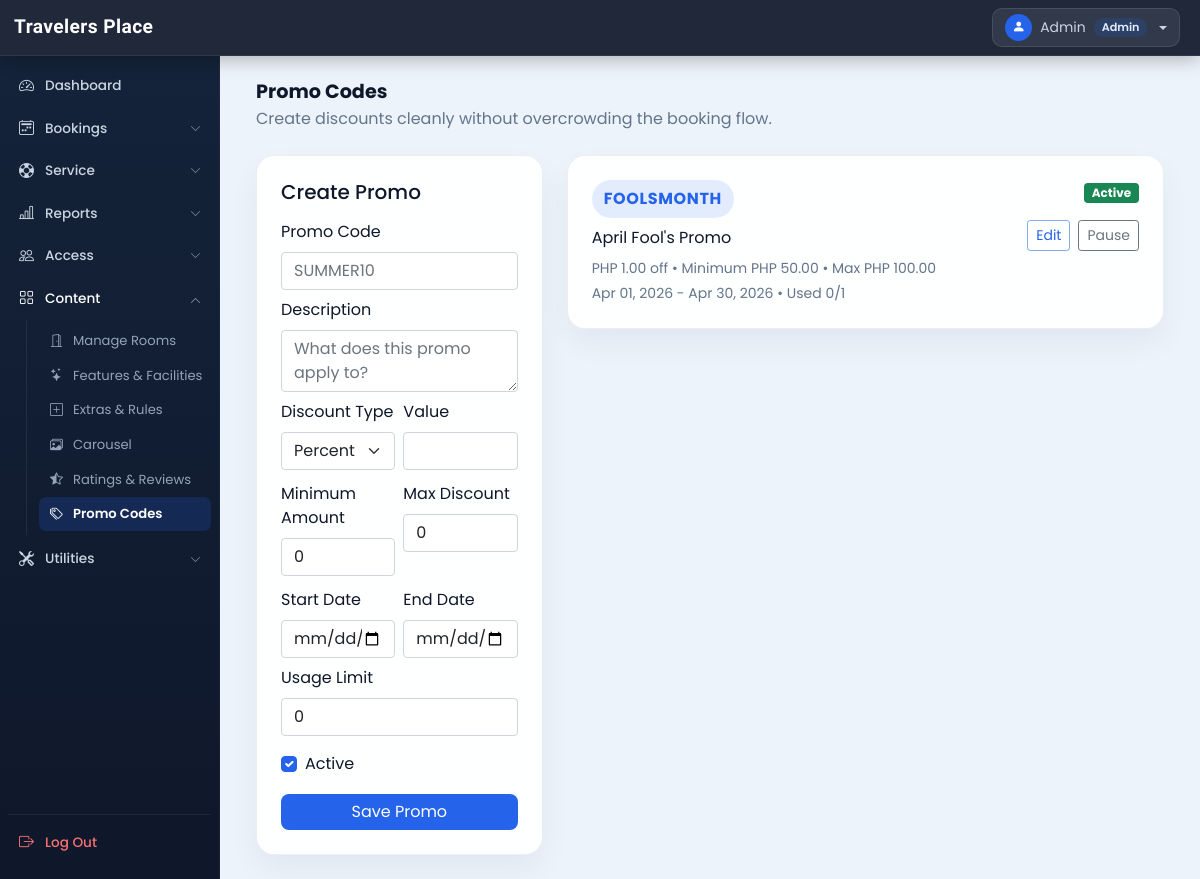
The app's page /admin/promo_codes.php (signed in), older data.
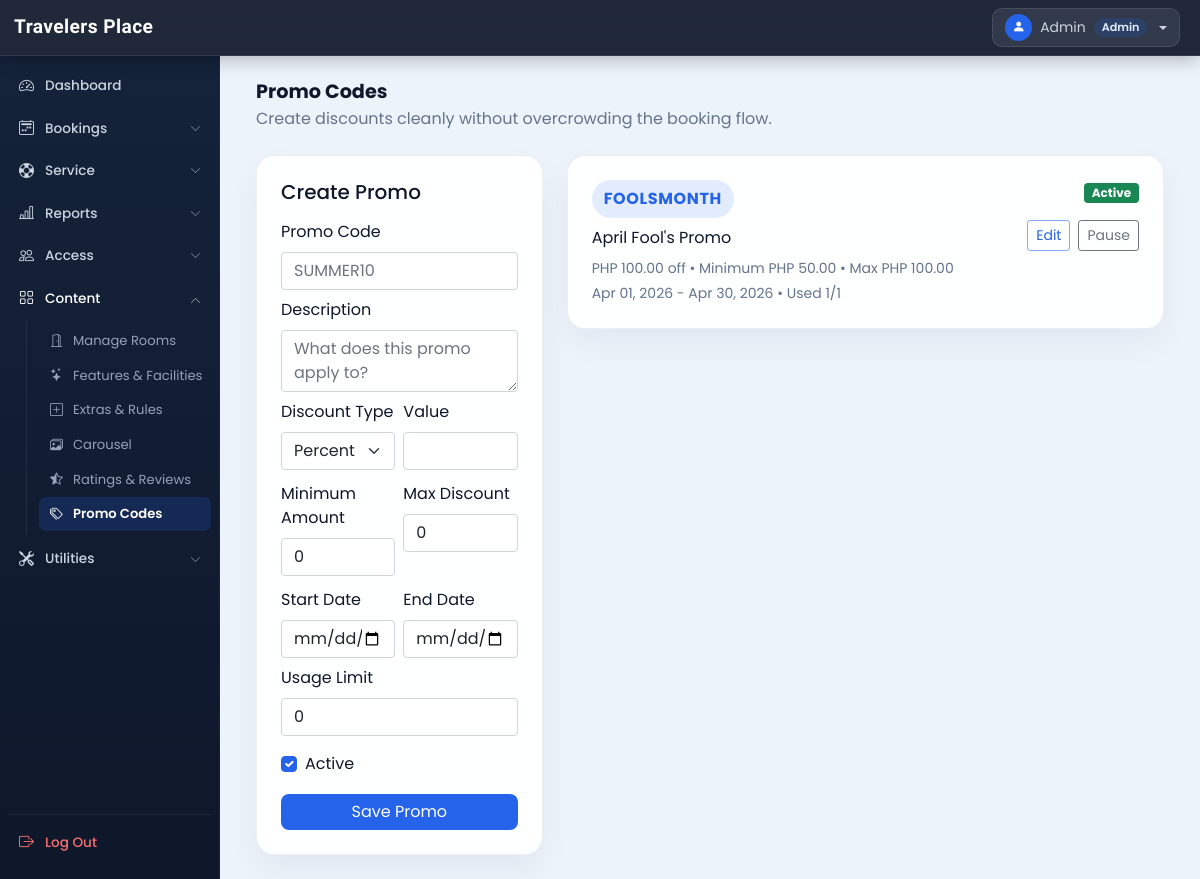
The same page, newer data.
### tables this page shows
CREATE TABLE `promo_codes` (
  `id` int(11) NOT NULL AUTO_INCREMENT,
  `code` varchar(50) NOT NULL,
  `description` varchar(255) DEFAULT NULL,
  `discount_type` varchar(20) NOT NULL DEFAULT 'percent',
  `discount_value` decimal(10,2) NOT NULL DEFAULT 0.00,
  `min_amount` decimal(10,2) NOT NULL DEFAULT 0.00,
  `max_discount` decimal(10,2) NOT NULL DEFAULT 0.00,
  `start_date` date DEFAULT NULL,
  `end_date` date DEFAULT NULL,
  `usage_limit` int(11) NOT NULL DEFAULT 0,
  `used_count` int(11) NOT NULL DEFAULT 0,
  `is_active` tinyint(1) NOT NULL DEFAULT 1,
  `created_by` int(11) DEFAULT NULL,
  `created_at` timestamp NOT NULL DEFAULT current_timestamp(),
  PRIMARY KEY (`id`),
  UNIQUE KEY `code` (`code`)
);

### admin/promo_codes.php (the view, shortened to what the changed rows need)
<?php
  require('inc/db_config.php');
  $promo_rows = [];
  $promo_res = mysqli_query($con, "SELECT * FROM `promo_codes` ORDER BY `created_at` DESC, `id` DESC");
  while ($promo_res && $row = mysqli_fetch_assoc($promo_res)) {
    $promo_rows[] = $row;
  }
?>
<!DOCTYPE html>
<html lang="en">
<head>
  <?php require('inc/links.php'); ?>
</head>
<body class="bg-light">
  <div class="container-fluid" id="main-content">
    <div class="p-4">
      <div class="row g-4">
        <div class="col-lg-8">
          <div class="d-flex flex-column gap-3">
            <?php foreach ($promo_rows as $promo): ?>
              <div class="promo-card p-4">
                <div class="d-flex justify-content-between align-items-start flex-wrap gap-3">
                  <div>
                    <span class="promo-code-pill"><?php echo htmlspecialchars($promo['code']); ?></span>
                    <div class="mt-2 fw-semibold"><?php echo htmlspecialchars($promo['description'] ?: 'No description'); ?></div>
                    <div class="small text-muted mt-2">
                      <?php echo $promo['discount_type'] === 'percent' ? number_format((float)$promo['discount_value'], 2) . '% off' : 'PHP ' . number_format((float)$promo['discount_value'], 2) . ' off'; ?>
                      • Minimum PHP <?php echo number_format((float)$promo['min_amount'], 2); ?>
                      <?php if ((float)$promo['max_discount'] > 0): ?> • Max PHP <?php echo number_format((float)$promo['max_discount'], 2); ?><?php endif; ?>
                    </div>
                    <div class="small text-muted mt-1">
                      <?php echo $promo['start_date'] ? date('M d, Y', strtotime($promo['start_date'])) : 'Starts immediately'; ?>
                      -
                      <?php echo $promo['end_date'] ? date('M d, Y', strtotime($promo['end_date'])) : 'No expiry'; ?>
                      • Used <?php echo (int)$promo['used_count']; ?>/<?php echo (int)$promo['usage_limit']; ?>
                    </div>
                  </div>
                  <div class="text-end">
                    <span class="badge <?php echo !empty($promo['is_active']) ? 'bg-success' : 'bg-secondary'; ?>"><?php echo !empty($promo['is_active']) ? 'Active' : 'Inactive'; ?></span>
                    <div class="d-flex gap-2 mt-3">
                      <a class="btn btn-outline-primary shadow-none btn-sm" href="?edit=<?php echo (int)$promo['id']; ?>">Edit</a>
                      <form method="POST">
                        <button class="btn btn-outline-secondary shadow-none btn-sm" type="submit" name="toggle_promo"><?php echo !empty($promo['is_active']) ? 'Pause' : 'Activate'; ?></button>
                      </form>
                    </div>
                  </div>
                </div>
              </div>
            <?php endforeach; ?>
          </div>
        </div>
      </div>
    </div>
  </div>
</body>
</html>

Row changes from the older to the newer data that the page shows:
changed promo_codes "FOOLSMONTH": discount_value "1.00" → "100.00"; used_count "0" → "1"
